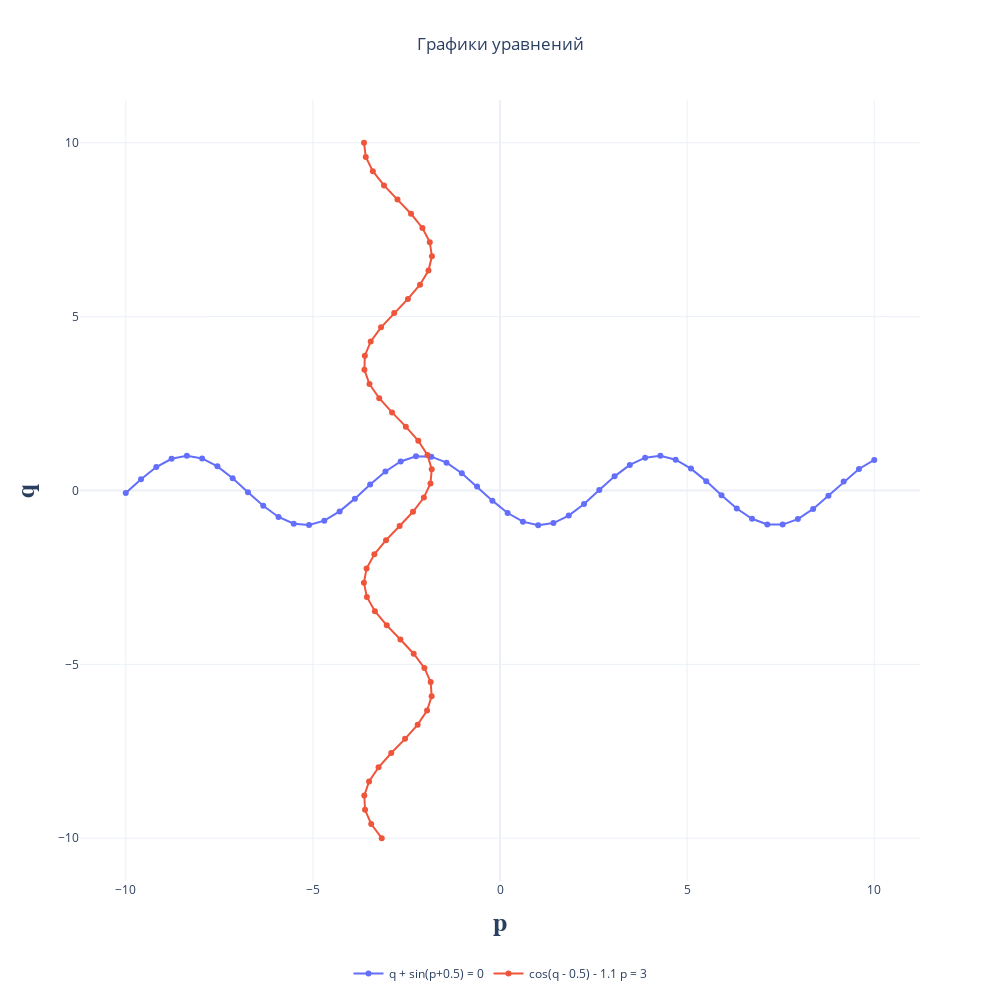

The code cell stored with this chart in its notebook:
### Markdown cell above
##### График

### Code cell
t = np.linspace(-10, 10, 50)
p, q = np.array([-np.sin(i+.5) for i in t]), np.array([(np.cos(i-.5)-3)/1.1 for i in t])
fig = go.Figure()
fig.add_trace(
    go.Scatter(x=t, y=p, mode='lines+markers', name='q + sin(p+0.5) = 0')
)
fig.add_trace(
    go.Scatter(x=q, y=t, mode='lines+markers', name='cos(q - 0.5) - 1.1 p = 3')
)

fig.update_layout(
    legend_orientation='h',
    legend=dict(x=.5, xanchor="center"),
    title='Графики уравнений',
    title_x = 0.5,
    xaxis_title='<b>p</b>',
    yaxis_title='<b>q</b>',
    template='plotly_white',
    width=1000, height=1000
)

fig.update_xaxes(
    title_font=dict(
        size=26,
        family='Times New Roman'
    )
)
fig.update_yaxes(
    title_font=dict(
        size=26,
        family='Times New Roman'
    )
)

fig.show()

### Figure 1 — Plotly figure (JSON) as saved in the notebook; plotly's stock layout.template omitted (floating-point values rounded to 4 significant figures)
{"data": [{"mode": "lines+markers", "name": "q + sin(p+0.5) = 0", "type": "scatter", "x": [-10, -9.592, -9.184, -8.776, -8.367, -7.959, -7.551, -7.143, -6.735, -6.327, -5.918, -5.51, -5.102, -4.694, -4.286, -3.878, -3.469, -3.061, -2.653, -2.245, -1.837, -1.429, -1.02, -0.6122, -0.2041, 0.2041, 0.6122, 1.02, 1.429, 1.837, 2.245, 2.653, 3.061, 3.469, 3.878, 4.286, 4.694, 5.102, 5.51, 5.918, 6.327, 6.735, 7.143, 7.551, 7.959, 8.367, 8.776, 9.184, 9.592, 10], "y": [-0.07515, 0.3268, 0.6751, 0.9125, 0.9999, 0.9231, 0.6946, 0.352, -0.04847, -0.4409, -0.761, -0.956, -0.9939, -0.8686, -0.6005, -0.2338, 0.1714, 0.5483, 0.8352, 0.9849, 0.9727, 0.8008, 0.4972, 0.112, -0.2916, -0.6473, -0.8967, -0.9987, -0.9367, -0.7207, -0.3864, 0.01147, 0.4074, 0.7364, 0.9445, 0.9973, 0.8863, 0.6297, 0.2696, -0.1348, -0.517, -0.8143, -0.9778, -0.9807, -0.8224, -0.529, -0.1487, 0.256, 0.6187, 0.8797]}, {"mode": "lines+markers", "name": "cos(q - 0.5) - 1.1 p = 3", "type": "scatter", "x": [-3.16, -3.441, -3.606, -3.626, -3.499, -3.244, -2.905, -2.537, -2.2, -1.949, -1.826, -1.852, -2.021, -2.306, -2.661, -3.026, -3.342, -3.557, -3.636, -3.566, -3.357, -3.046, -2.681, -2.325, -2.034, -1.858, -1.824, -1.939, -2.183, -2.516, -2.885, -3.227, -3.488, -3.623, -3.611, -3.454, -3.178, -2.827, -2.461, -2.137, -1.911, -1.819, -1.876, -2.073, -2.378, -2.739, -3.099, -3.398, -3.586, -3.634], "y": [-10, -9.592, -9.184, -8.776, -8.367, -7.959, -7.551, -7.143, -6.735, -6.327, -5.918, -5.51, -5.102, -4.694, -4.286, -3.878, -3.469, -3.061, -2.653, -2.245, -1.837, -1.429, -1.02, -0.6122, -0.2041, 0.2041, 0.6122, 1.02, 1.429, 1.837, 2.245, 2.653, 3.061, 3.469, 3.878, 4.286, 4.694, 5.102, 5.51, 5.918, 6.327, 6.735, 7.143, 7.551, 7.959, 8.367, 8.776, 9.184, 9.592, 10]}], "layout": {"height": 1000, "legend": {"orientation": "h", "x": 0.5, "xanchor": "center"}, "title": {"text": "Графики уравнений", "x": 0.5}, "width": 1000, "xaxis": {"title": {"font": {"family": "Times New Roman", "size": 26}, "text": "<b>p</b>"}}, "yaxis": {"title": {"font": {"family": "Times New Roman", "size": 26}, "text": "<b>q</b>"}}}}
